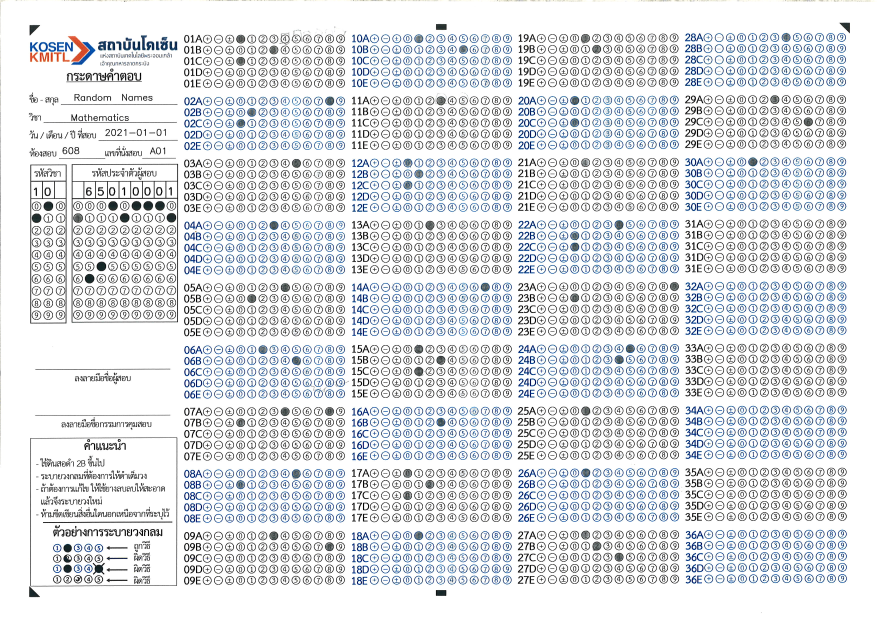
#> input picture test_01.jpg, 3507 x 2480 px, given as the content of the folder answer_sheets/, which was not available (shown at 1/4 size)
$ python bubble_grader_frontend.py
#> lines starting #> are read from the running program, lines starting #| are printed output that depends on the picture; after the words box and inside, x2 and y2 are one past the last pixel; in counts of white or black regions, pixels touching at a corner belong together; pictures that were not available may be replaced by others from this repository, and a replacement may not be noted
# omr_digit_grader.py
import cv2
import numpy as np
import os
from imutils.perspective import four_point_transform
from imutils import contours
import imutils

def load_and_preprocess(image_path):
    image = cv2.imread(image_path)
    gray = cv2.cvtColor(image, cv2.COLOR_BGR2GRAY)
    blurred = cv2.GaussianBlur(gray, (5, 5), 0)
    edged = cv2.Canny(blurred, 75, 200)
    return image, gray, edged

def find_document_contour(edged):
    cnts = cv2.findContours(edged.copy(), cv2.RETR_EXTERNAL, cv2.CHAIN_APPROX_SIMPLE)
    cnts = imutils.grab_contours(cnts)
    cnts = sorted(cnts, key=cv2.contourArea, reverse=True)
    for c in cnts:
        peri = cv2.arcLength(c, True)
        approx = cv2.approxPolyDP(c, 0.02 * peri, True)
        if len(approx) == 4:
            return approx
    return None

def extract_bubbles(warped_gray):
    thresh = cv2.threshold(warped_gray, 0, 255, cv2.THRESH_BINARY_INV | cv2.THRESH_OTSU)[1]
    cnts = cv2.findContours(thresh.copy(), cv2.RETR_EXTERNAL, cv2.CHAIN_APPROX_SIMPLE)
    cnts = imutils.grab_contours(cnts)

    question_cnts = []
    for c in cnts:
        (x, y, w, h) = cv2.boundingRect(c)
        aspect_ratio = w / float(h)
        if w >= 20 and h >= 20 and 0.3 <= aspect_ratio <= 1.0:
            question_cnts.append(c)

    question_cnts = contours.sort_contours(question_cnts, method="top-to-bottom")[0]
    return thresh, question_cnts

def grade(thresh, question_cnts, answer_key):
    questions = 30
    choices_per_question = 10  # digits 0–9
    correct = 0
    results = []

    for (q, i) in enumerate(range(0, len(question_cnts), choices_per_question)):
        cnts = contours.sort_contours(question_cnts[i:i + choices_per_question])[0]
        bubbled = None

        for (j, c) in enumerate(cnts):
            mask = np.zeros(thresh.shape, dtype="uint8")
            cv2.drawContours(mask, [c], -1, 255, -1)
            total = cv2.countNonZero(cv2.bitwise_and(thresh, thresh, mask=mask))
            if bubbled is None or total > bubbled[0]:
                bubbled = (total, j)

        result = {
            'question': q + 1,
            'selected': bubbled[1],
            'correct': answer_key.get(q + 1),
            'is_correct': bubbled[1] == answer_key.get(q + 1)
        }
        if result['is_correct']:
            correct += 1
        results.append(result)

    score = (correct / questions) * 100
    return results, score

def parse_answer_key(image_path):
    # Replace this with actual bubble extraction
    # Dummy key for testing: All answers are digit 1
    return {i: 1 for i in range(1, 31)}

def main(answer_key_path, answer_sheets_dir):
    answer_key = parse_answer_key(answer_key_path)

    for filename in os.listdir(answer_sheets_dir):
        if not filename.lower().endswith(('.jpg', '.jpeg', '.png')):
            continue

        image_path = os.path.join(answer_sheets_dir, filename)
        image, gray, edged = load_and_preprocess(image_path)
#> in load_and_preprocess, image is the input picture: shape (2480, 3507, 3); mean B, G, R 228, 224.5, 221.5
#> in load_and_preprocess, `gray = cv2.cvtColor(image, cv2.COLOR_BGR2GRAY)`:
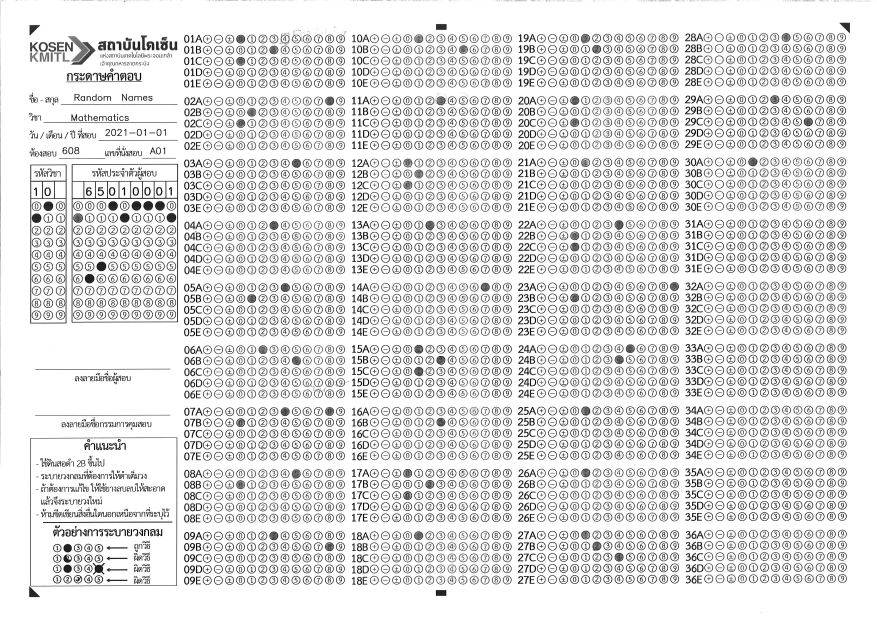
#> gray: shape (2480, 3507) (shown at 1/4 size); min 0, max 255, mean 224
#> in load_and_preprocess, `edged = cv2.Canny(blurred, 75, 200)`:
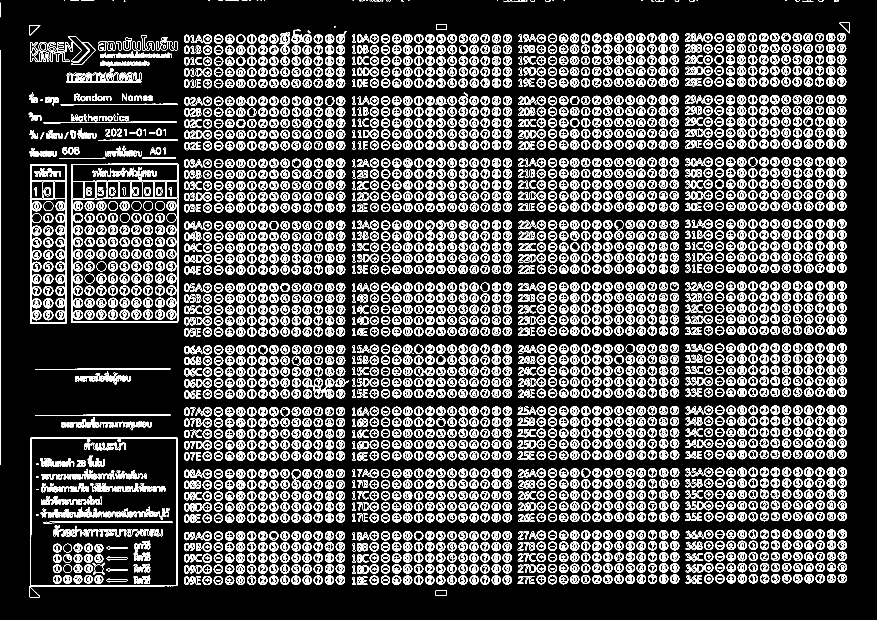
#> edged: shape (2480, 3507) (shown at 1/4 size); 10.9% white in thin lines or dots
        doc_cnt = find_document_contour(edged)
#> in find_document_contour, `cnts = cv2.findContours(edged.copy(), cv2.RETR_EXTERNAL, cv2.CHAIN_APP..`: cnts = 3216 contours, 168 with area under 20; largest, box (x1, y1, x2, y2) and area: (116, 1749, 710, 2389) 350421, (286, 655, 713, 1291) 270064, (121, 657, 267, 1295) 91894, (285, 168, 382, 260) 2144, (141, 1474, 682, 1480) 1622
#> the loop in find_document_contour, `for c in cnts:` made 1 pass
#> (peri, approx) on pass 1: (2524, [[707, 1749], [121, 1752], [117, 2387], [708, 2342]])
#> doc_cnt = [[707, 1749], [121, 1752], [117, 2387], [708, 2342]]
        if doc_cnt is None:
            print(f"Could not find document boundary in {filename}")
            continue

        warped = four_point_transform(image, doc_cnt.reshape(4, 2))
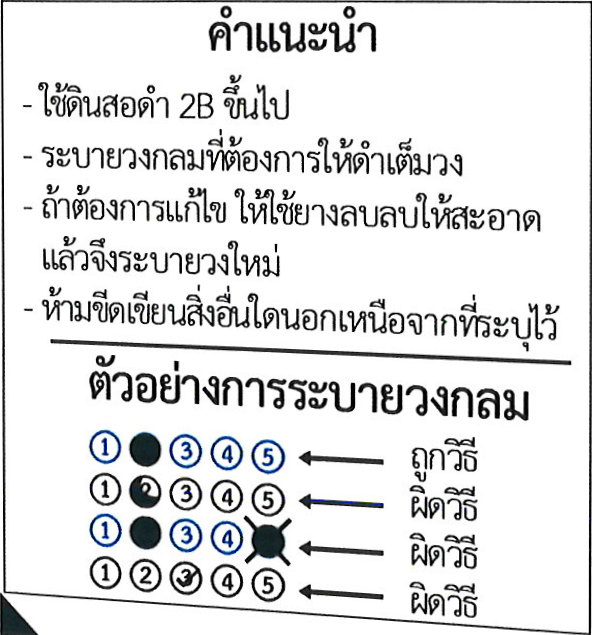
#> warped: shape (635, 592, 3); mean B, G, R 225.4, 224.8, 224.4
        warped_gray = four_point_transform(gray, doc_cnt.reshape(4, 2))

        thresh, question_cnts = extract_bubbles(warped_gray)
#> in extract_bubbles, `thresh = cv2.threshold(warped_gray, 0, 255, cv2.THRESH_BINARY_INV | cv..`:
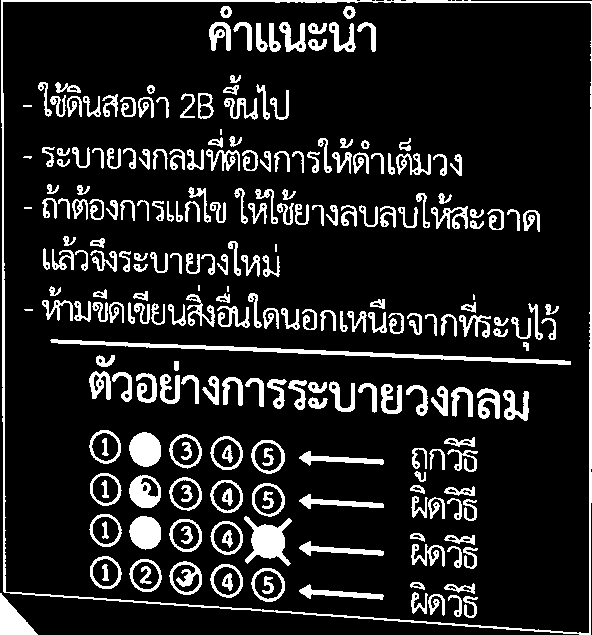
#> thresh: shape (635, 592); 13.2% white; 241 white regions (9 under 20 px)
#> in extract_bubbles, `cnts = cv2.findContours(thresh.copy(), cv2.RETR_EXTERNAL, cv2.CHAIN_AP..`: cnts = 2 contours; box (x1, y1, x2, y2) and area: (1, 0, 592, 635) 360852, (0, 593, 38, 635) 766
#> the loop in extract_bubbles, `for c in cnts:` made 2 passes
#> (x, y, w, h, aspect_ratio) on passes 1 to 2: (0, 593, 38, 42, 0.905), (1, 0, 591, 635, 0.931)
#> after the loop in extract_bubbles, `for c in cnts:`: question_cnts has the same summary as cnts
#> question_cnts has the same summary as cnts in extract_bubbles
        results, score = grade(thresh, question_cnts, answer_key)
#> the loop in grade, `for (q, i) in enumerate(range(0, len(question_cnts), choices_per_quest..` made 1 pass
#> (q, i, correct) on pass 1: (0, 0, 1)
#> after the loop in grade, `for (q, i) in enumerate(range(0, len(question_cnts), choices_per_quest..`:
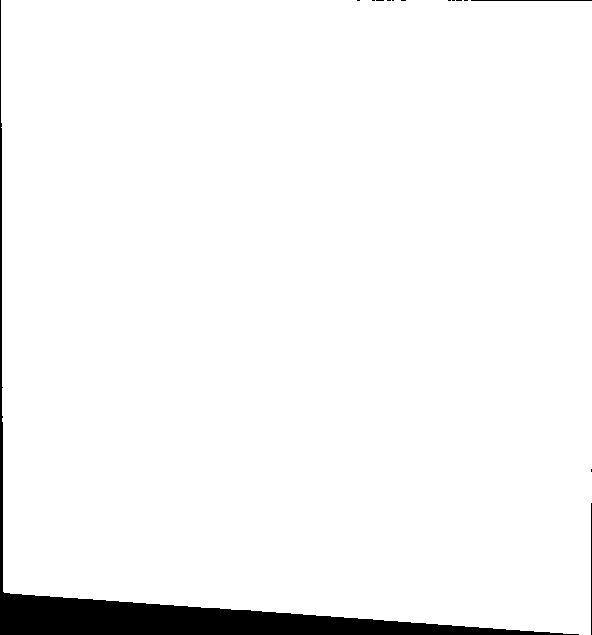
#> mask: shape (635, 592); 96.3% white; 14 black regions (11 under 20 px), largest, box (x1, y1, x2, y2) and area: (0, 0, 579, 635) 13569, (591, 503, 592, 635) 132, (471, 0, 592, 1) 121
#> after the loop in grade, `for (q, i) in enumerate(range(0, len(question_cnts), choices_per_quest..`: correct = 1; results = 1 item
#> in grade, `score = (correct / questions) * 100`: score = 3.33
#> results = 1 item; score = 3.33

        print(f"\nResult for {filename}:")
        for res in results:
            print(f"Q{res['question']:02d}: Selected {res['selected']} | Correct: {res['correct']} | {'✅' if res['is_correct'] else '❌'}")
#> this loop made 1 pass
#| Q01: Selected 1 | Correct: 1 | ✅
        print(f"Final Score: {score:.2f}%")
#| Final Score: 3.33%

if __name__ == "__main__":
    # Update these paths
    answer_key_image = "answer_sheets/20250529110230_014.jpg"
    student_answer_dir = "answer_sheets/"
    main(answer_key_image, student_answer_dir)
